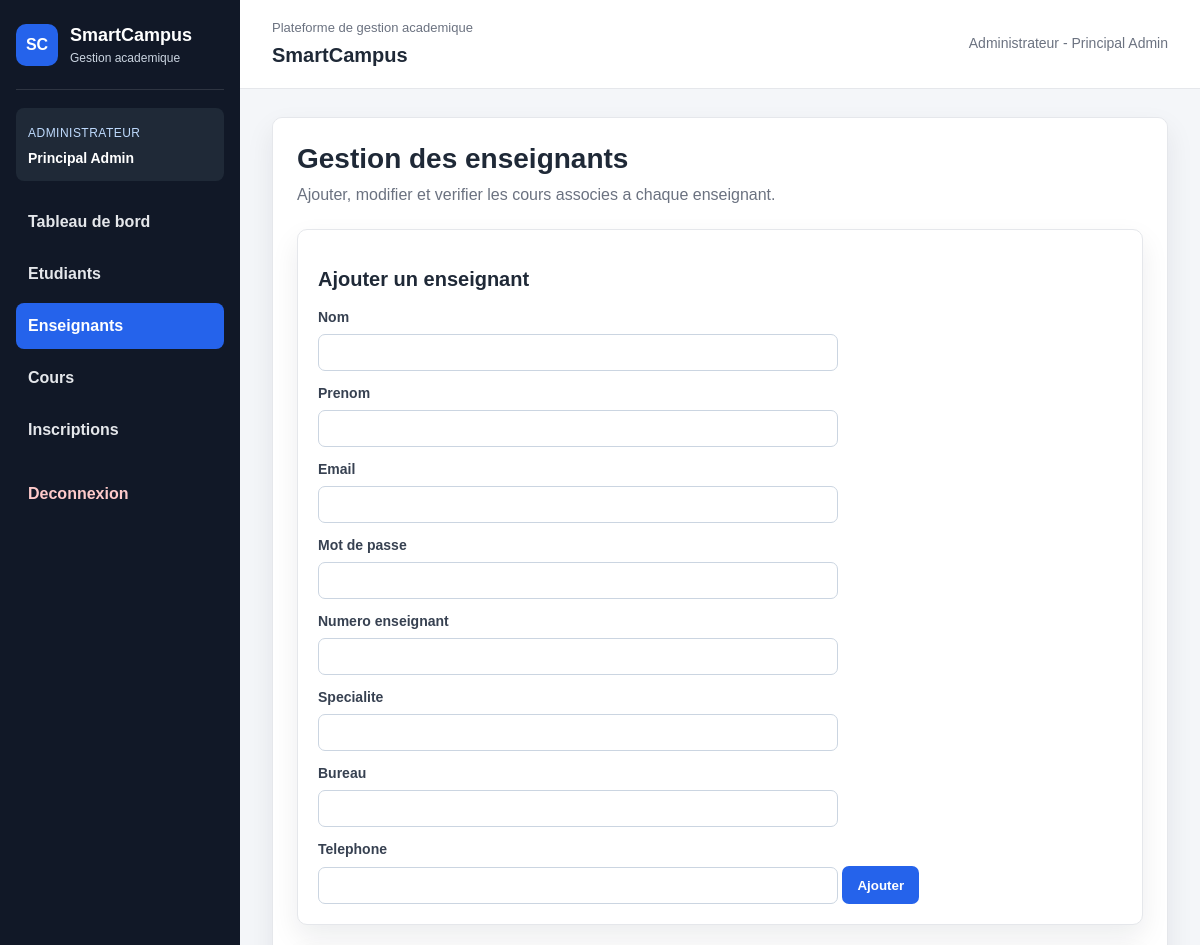
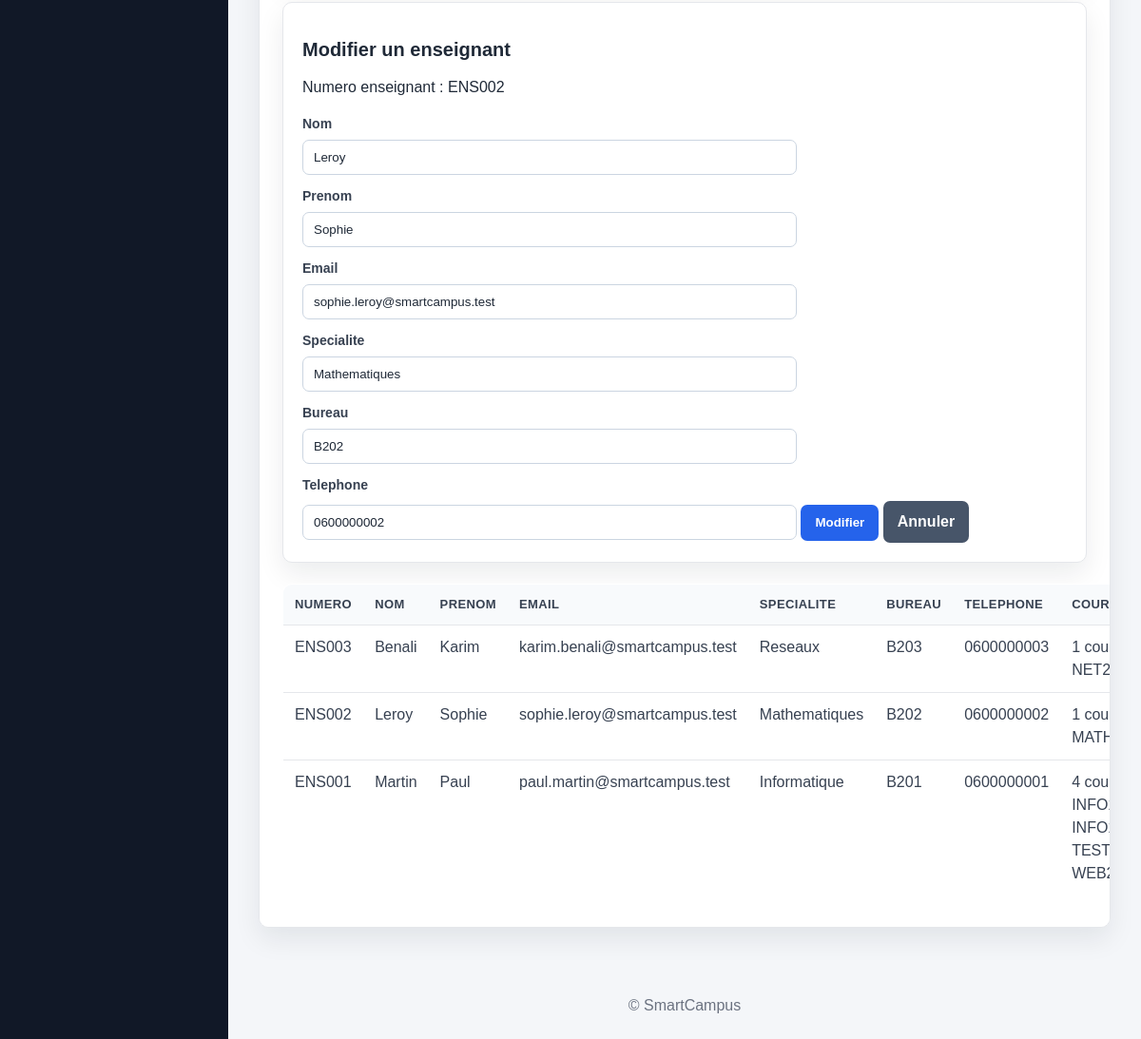
Page /admin/enseignants.php?modifier=2 (signed in) on the committed database (2 pictures, top to bottom).
### tables this page shows
CREATE TABLE enseignant (
    id_enseignant INT AUTO_INCREMENT PRIMARY KEY,
    numero_enseignant VARCHAR(50) NOT NULL,
    specialite VARCHAR(100) NOT NULL,
    bureau VARCHAR(50),
    telephone VARCHAR(30),
    id_user INT NOT NULL,
    UNIQUE (numero_enseignant),
    CONSTRAINT fk_enseignant_utilisateur
        FOREIGN KEY (id_user) REFERENCES utilisateur(id_user)
);

CREATE TABLE utilisateur (
    id_user INT AUTO_INCREMENT PRIMARY KEY,
    nom VARCHAR(100) NOT NULL,
    prenom VARCHAR(100) NOT NULL,
    email VARCHAR(150) NOT NULL,
    mot_de_passe VARCHAR(255) NOT NULL,
    role ENUM('administrateur','enseignant','etudiant') NOT NULL,
    date_creation TIMESTAMP DEFAULT CURRENT_TIMESTAMP,
    actif TINYINT(1) DEFAULT 1,
    UNIQUE (email)
);

### admin/enseignants.php (the view, shortened to what this page needs)
<?php
require_once __DIR__ . '/../config/db.php';
$enseignant_modif = null;
if (isset($_GET['modifier'])) {
    $id_enseignant = intval($_GET['modifier']);
    $stmt_modif = mysqli_prepare(
        $conn,
        "SELECT e.id_enseignant, e.numero_enseignant, e.specialite, e.bureau, e.telephone,
                u.nom, u.prenom, u.email
         FROM enseignant e
         INNER JOIN utilisateur u ON e.id_user = u.id_user
         WHERE e.id_enseignant = ?"
    );
    mysqli_stmt_bind_param($stmt_modif, "i", $id_enseignant);
    mysqli_stmt_execute($stmt_modif);
    $enseignant_modif = mysqli_fetch_assoc(mysqli_stmt_get_result($stmt_modif));
}
$resultat = mysqli_query(
    $conn,
    "SELECT e.id_enseignant, e.numero_enseignant, e.specialite, e.bureau, e.telephone,
            u.nom, u.prenom, u.email, u.actif,
            COUNT(c.id_cours) AS nb_cours,
            GROUP_CONCAT(c.code_cours ORDER BY c.code_cours SEPARATOR ', ') AS cours_associes
     FROM enseignant e
     INNER JOIN utilisateur u ON e.id_user = u.id_user
     LEFT JOIN cours c ON e.id_enseignant = c.id_enseignant
     GROUP BY e.id_enseignant, e.numero_enseignant, e.specialite, e.bureau, e.telephone, u.nom, u.prenom, u.email, u.actif
     ORDER BY u.nom, u.prenom"
);
include __DIR__ . '/../includes/header.php';
?>
<section class="container">
    <h1>Gestion des enseignants</h1>
    <p class="page-subtitle">Ajouter, modifier et verifier les cours associes a chaque enseignant.</p>
    <section class="form-card">
        <h2>Ajouter un enseignant</h2>
        <form method="post" action="enseignants.php">
            <label>Nom</label><input type="text" name="nom" required>
            <label>Prenom</label><input type="text" name="prenom" required>
            <label>Email</label><input type="email" name="email" required>
            <label>Mot de passe</label><input type="password" name="mot_de_passe" required>
            <label>Numero enseignant</label><input type="text" name="numero_enseignant" required>
            <label>Specialite</label><input type="text" name="specialite" required>
            <label>Bureau</label><input type="text" name="bureau">
            <label>Telephone</label><input type="text" name="telephone">
            <button type="submit" name="ajouter_enseignant">Ajouter</button>
        </form>
    </section>
    <?php if ($enseignant_modif): ?>
        <section class="form-card">
            <h2>Modifier un enseignant</h2>
            <form method="post" action="enseignants.php">
                <p>Numero enseignant : <?php echo htmlspecialchars($enseignant_modif['numero_enseignant']); ?></p>
                <label>Nom</label><input type="text" name="nom" value="<?php echo htmlspecialchars($enseignant_modif['nom']); ?>" required>
                <label>Prenom</label><input type="text" name="prenom" value="<?php echo htmlspecialchars($enseignant_modif['prenom']); ?>" required>
                <label>Email</label><input type="email" name="email" value="<?php echo htmlspecialchars($enseignant_modif['email']); ?>" required>
                <label>Specialite</label><input type="text" name="specialite" value="<?php echo htmlspecialchars($enseignant_modif['specialite']); ?>" required>
                <label>Bureau</label><input type="text" name="bureau" value="<?php echo htmlspecialchars($enseignant_modif['bureau']); ?>">
                <label>Telephone</label><input type="text" name="telephone" value="<?php echo htmlspecialchars($enseignant_modif['telephone']); ?>">
                <button type="submit" name="modifier_enseignant">Modifier</button>
                <a class="button secondary" href="enseignants.php">Annuler</a>
            </form>
        </section>
    <?php endif; ?>
    <table>
        <thead><tr><th>Numero</th><th>Nom</th><th>Prenom</th><th>Email</th><th>Specialite</th><th>Bureau</th><th>Telephone</th><th>Cours</th><th>Statut</th><th>Actions</th></tr></thead>
        <tbody>
            <?php if ($resultat && mysqli_num_rows($resultat) > 0): ?>
                <?php while ($enseignant = mysqli_fetch_assoc($resultat)): ?>
                    <tr>
                        <td><?php echo htmlspecialchars($enseignant['numero_enseignant']); ?></td>
                        <td><?php echo htmlspecialchars($enseignant['nom']); ?></td>
                        <td><?php echo htmlspecialchars($enseignant['prenom']); ?></td>
                        <td><?php echo htmlspecialchars($enseignant['email']); ?></td>
                        <td><?php echo htmlspecialchars($enseignant['specialite']); ?></td>
                        <td><?php echo htmlspecialchars($enseignant['bureau']); ?></td>
                        <td><?php echo htmlspecialchars($enseignant['telephone']); ?></td>
                        <td><?php echo htmlspecialchars($enseignant['nb_cours'] . ' cours : ' . ($enseignant['cours_associes'] ?? '-')); ?></td>
                    </tr>
                <?php endwhile; ?>
            <?php else: ?>
                <tr><td colspan="10">Aucun enseignant trouve.</td></tr>
            <?php endif; ?>
        </tbody>
    </table>
</section>
<?php include __DIR__ . '/../includes/footer.php'; ?>

### assets/css/style.css (style rules this page uses)
* { box-sizing: border-box; }
:root { --bg: #f4f6f9; --panel: #ffffff; --sidebar: #111827; --sidebar-soft: #1f2937; --text: #1f2937; --muted: #6b7280; --border: #e5e7eb; --primary: #2563eb; --primary-dark: #1d4ed8; --success: #16a34a; --warning: #f59e0b; --danger: #dc2626; --shadow: 0 12px 28px rgba(15, 23, 42, 0.08); }
body { margin: 0; font-family: Arial, Helvetica, sans-serif; background: var(--bg); color: var(--text); line-height: 1.5; }
a { color: var(--primary); }
.container, .section-card, .form-card { background: var(--panel); border: 1px solid var(--border); border-radius: 10px; box-shadow: var(--shadow); }
.container { padding: 24px; overflow-x: auto; }
h1, h2, h3 { color: var(--text); line-height: 1.2; }
h1 { margin: 0 0 8px; font-size: 28px; }
h2 { font-size: 20px; }
.page-subtitle { margin: 0 0 22px; color: var(--muted); }
.form-card { padding: 20px; margin-bottom: 22px; }
label { display: block; margin: 12px 0 6px; color: #374151; font-weight: bold; font-size: 14px; }
input, select, textarea { width: 100%; max-width: 520px; padding: 10px 11px; border: 1px solid #cbd5e1; border-radius: 7px; background: #ffffff; color: var(--text); }
button, .button, .btn { display: inline-flex; align-items: center; justify-content: center; min-height: 38px; padding: 9px 14px; border: 1px solid transparent; border-radius: 7px; background: var(--primary); color: #ffffff; text-decoration: none; font-weight: bold; cursor: pointer; }
.btn-secondary, .button.secondary, button.secondary { background: #475569; color: #ffffff; }
.table-responsive, .container { overflow-x: auto; }
table { width: 100%; min-width: 760px; border-collapse: collapse; margin: 18px 0 8px; background: #ffffff; border: 1px solid var(--border); border-radius: 10px; overflow: hidden; }
th, td { padding: 11px 12px; border-bottom: 1px solid var(--border); text-align: left; vertical-align: top; }
th { background: #f8fafc; color: #374151; font-size: 13px; text-transform: uppercase; letter-spacing: 0.03em; }
td { color: #374151; }
tr:last-child td { border-bottom: 0; }

### rows in the picture
enseignant: numero_enseignant "ENS002", nom "Leroy", prenom "Sophie", email "sophie.leroy@smartcampus.test", specialite "Mathematiques", bureau "B202", telephone "0600000002", id_user.nom "Leroy", id_user.prenom "Sophie", id_user.email "sophie.leroy@smartcampus.test", cours_associes "1…"
enseignant: numero_enseignant "ENS003", id_user.nom "Benali", id_user.prenom "Karim", id_user.email "karim.benali@smartcampus.test", specialite "Reseaux", bureau "B203", telephone "0600000003", cours_associes "1…"
enseignant: numero_enseignant "ENS001", id_user.nom "Martin", id_user.prenom "Paul", id_user.email "paul.martin@smartcampus.test", specialite "Informatique", bureau "B201", telephone "0600000001", cours_associes "4…"

### other values in the picture
$libelle_role "ADMINISTRATEUR"
$nom_complet "Principal Admin"
$libelle_role "Administrateur"
